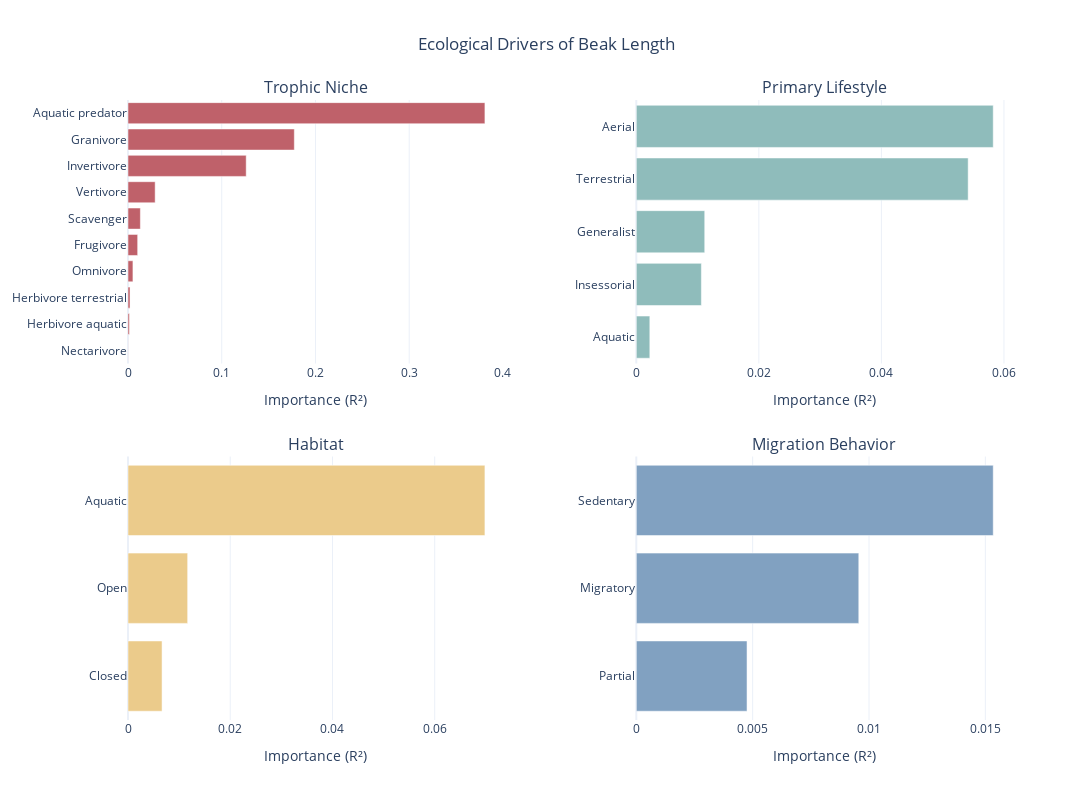

This figure's notebook cell:
### Code cell
fig = make_subplots(
    rows=2, cols=2,
    subplot_titles=["Trophic Niche", "Primary Lifestyle", "Habitat", "Migration Behavior"],
    horizontal_spacing=0.15,
    vertical_spacing=0.15
)

importances = pd.Series(rf.feature_importances_, index=X.columns)

def add_panel(prefix, row, col, bar_color):
    subset = importances[importances.index.str.contains(prefix)].copy()

    subset.index = subset.index.str.replace(f"{prefix}_", "").str.replace(f"{prefix}.", "")
    
    subset = subset.sort_values(ascending=True)
    
    fig.add_trace(
        go.Bar(
            x=subset.values,
            y=subset.index,
            orientation='h',
            marker=dict(color=bar_color),
            name=prefix
        ),
        row=row, col=col
    )
    
    fig.update_xaxes(title_text="Importance (R²)", row=row, col=col)

add_panel("Trophic.Niche", 1, 1, "#BF616A")
add_panel("Primary.Lifestyle", 1, 2, "#8FBCBB")
add_panel("Habitat", 2, 1, "#EBCB8B")
add_panel("Migration", 2, 2, "#81A1C1")

fig.update_layout(
    title_text="Ecological Drivers of Beak Length",
    title_x=0.5,
    height=800,
    width=1100,
    showlegend=False,
    template="plotly_white"
)

fig.show()

### Figure 1 — Plotly figure (JSON) as saved in the notebook; plotly's stock layout.template omitted (floating-point values rounded to 4 significant figures)
{"data": [{"marker": {"color": "#BF616A"}, "name": "Trophic.Niche", "orientation": "h", "type": "bar", "x": [0.0001418, 0.001491, 0.002157, 0.005255, 0.0103, 0.01319, 0.02896, 0.1261, 0.1774, 0.3808], "xaxis": "x", "y": ["Nectarivore", "Herbivore aquatic", "Herbivore terrestrial", "Omnivore", "Frugivore", "Scavenger", "Vertivore", "Invertivore", "Granivore", "Aquatic predator"], "yaxis": "y"}, {"marker": {"color": "#8FBCBB"}, "name": "Primary.Lifestyle", "orientation": "h", "type": "bar", "x": [0.002207, 0.01062, 0.01117, 0.05416, 0.05825], "xaxis": "x2", "y": ["Aquatic", "Insessorial", "Generalist", "Terrestrial", "Aerial"], "yaxis": "y2"}, {"marker": {"color": "#EBCB8B"}, "name": "Habitat", "orientation": "h", "type": "bar", "x": [0.006663, 0.01167, 0.06982], "xaxis": "x3", "y": ["Closed", "Open", "Aquatic"], "yaxis": "y3"}, {"marker": {"color": "#81A1C1"}, "name": "Migration", "orientation": "h", "type": "bar", "x": [0.004758, 0.009561, 0.01534], "xaxis": "x4", "y": ["Partial", "Migratory", "Sedentary"], "yaxis": "y4"}], "layout": {"annotations": [{"font": {"size": 16}, "showarrow": false, "text": "Trophic Niche", "x": 0.2125, "xanchor": "center", "xref": "paper", "y": 1, "yanchor": "bottom", "yref": "paper"}, {"font": {"size": 16}, "showarrow": false, "text": "Primary Lifestyle", "x": 0.7875, "xanchor": "center", "xref": "paper", "y": 1, "yanchor": "bottom", "yref": "paper"}, {"font": {"size": 16}, "showarrow": false, "text": "Habitat", "x": 0.2125, "xanchor": "center", "xref": "paper", "y": 0.425, "yanchor": "bottom", "yref": "paper"}, {"font": {"size": 16}, "showarrow": false, "text": "Migration Behavior", "x": 0.7875, "xanchor": "center", "xref": "paper", "y": 0.425, "yanchor": "bottom", "yref": "paper"}], "height": 800, "showlegend": false, "title": {"text": "Ecological Drivers of Beak Length", "x": 0.5}, "width": 1100, "xaxis": {"anchor": "y", "domain": [0, 0.425], "title": {"text": "Importance (R²)"}}, "xaxis2": {"anchor": "y2", "domain": [0.575, 1], "title": {"text": "Importance (R²)"}}, "xaxis3": {"anchor": "y3", "domain": [0, 0.425], "title": {"text": "Importance (R²)"}}, "xaxis4": {"anchor": "y4", "domain": [0.575, 1], "title": {"text": "Importance (R²)"}}, "yaxis": {"anchor": "x", "domain": [0.575, 1]}, "yaxis2": {"anchor": "x2", "domain": [0.575, 1]}, "yaxis3": {"anchor": "x3", "domain": [0, 0.425]}, "yaxis4": {"anchor": "x4", "domain": [0, 0.425]}}}
